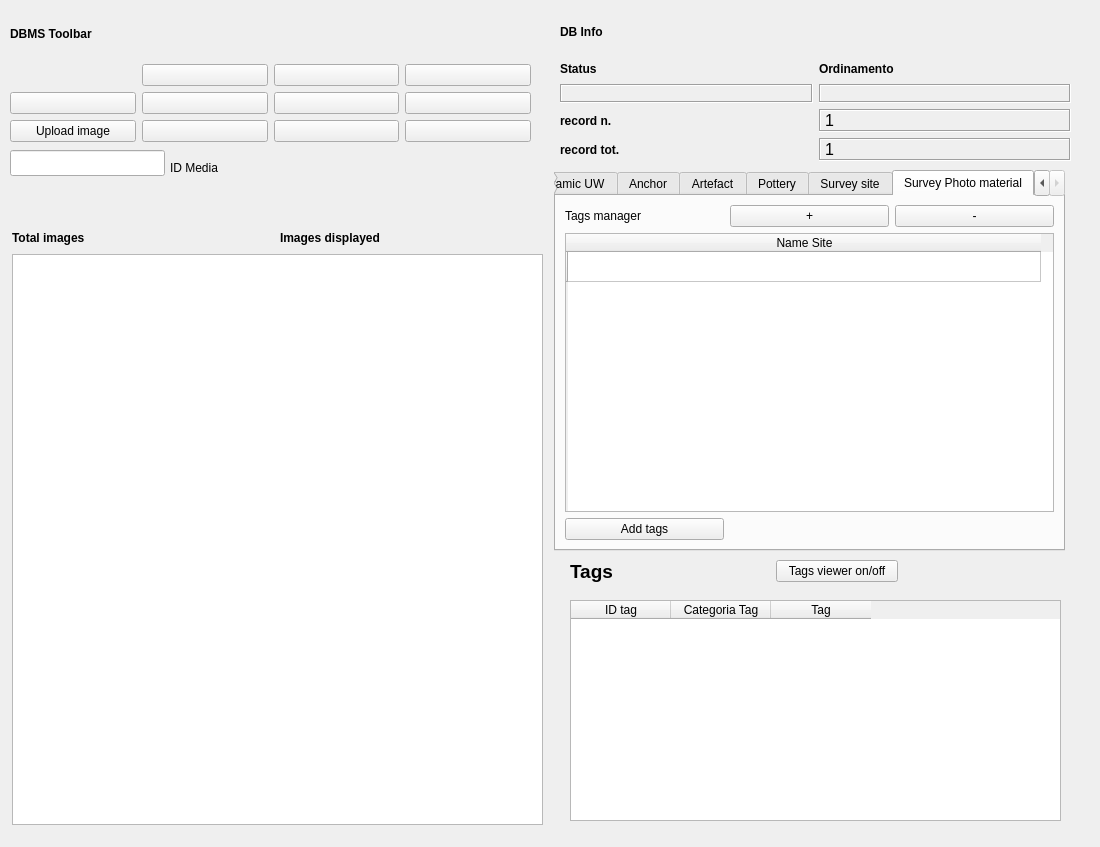
<?xml version="1.0" encoding="UTF-8"?>
<ui version="4.0">
 <class>DialogImageViewer</class>
 <widget class="QDialog" name="DialogImageViewer">
  <property name="geometry">
   <rect>
    <x>0</x>
    <y>0</y>
    <width>1100</width>
    <height>847</height>
   </rect>
  </property>
  <property name="windowTitle">
   <string>Dialog</string>
  </property>
  <widget class="QTabWidget" name="tabWidget">
   <property name="geometry">
    <rect>
     <x>554</x>
     <y>170</y>
     <width>511</width>
     <height>381</height>
    </rect>
   </property>
   <property name="currentIndex">
    <number>6</number>
   </property>
   <widget class="QWidget" name="tab_4">
    <attribute name="title">
     <string>Doc UW</string>
    </attribute>
    <widget class="QTableWidget" name="tableWidgetTags_MAT_3">
     <property name="geometry">
      <rect>
       <x>11</x>
       <y>45</y>
       <width>499</width>
       <height>251</height>
      </rect>
     </property>
     <row>
      <property name="text">
       <string/>
      </property>
     </row>
     <column>
      <property name="text">
       <string>Divelog_id</string>
      </property>
     </column>
     <column>
      <property name="text">
       <string>Year</string>
      </property>
     </column>
    </widget>
    <widget class="QPushButton" name="pushButton_assignTags_POT_2">
     <property name="geometry">
      <rect>
       <x>11</x>
       <y>581</y>
       <width>499</width>
       <height>28</height>
      </rect>
     </property>
     <property name="text">
      <string>Add tags</string>
     </property>
    </widget>
    <widget class="QPushButton" name="pushButton_removeRow_POT_2">
     <property name="geometry">
      <rect>
       <x>348</x>
       <y>10</y>
       <width>162</width>
       <height>28</height>
      </rect>
     </property>
     <property name="text">
      <string>-</string>
     </property>
    </widget>
    <widget class="QLabel" name="label_7">
     <property name="geometry">
      <rect>
       <x>11</x>
       <y>10</y>
       <width>162</width>
       <height>28</height>
      </rect>
     </property>
     <property name="text">
      <string>Tags manager</string>
     </property>
    </widget>
    <widget class="QPushButton" name="pushButton_addRow_POT_2">
     <property name="geometry">
      <rect>
       <x>180</x>
       <y>10</y>
       <width>161</width>
       <height>28</height>
      </rect>
     </property>
     <property name="text">
      <string>+</string>
     </property>
    </widget>
    <widget class="QPushButton" name="pushButton_assignTags_docuw">
     <property name="geometry">
      <rect>
       <x>10</x>
       <y>300</y>
       <width>93</width>
       <height>28</height>
      </rect>
     </property>
     <property name="text">
      <string>Add tags</string>
     </property>
    </widget>
   </widget>
   <widget class="QWidget" name="tab">
    <attribute name="title">
     <string>Panoramic UW</string>
    </attribute>
    <widget class="QPushButton" name="pushButton_assignTags_POT_4">
     <property name="geometry">
      <rect>
       <x>10</x>
       <y>580</y>
       <width>499</width>
       <height>28</height>
      </rect>
     </property>
     <property name="text">
      <string>Add tags</string>
     </property>
    </widget>
    <widget class="QTableWidget" name="tableWidgetTags_MAT_5">
     <property name="geometry">
      <rect>
       <x>10</x>
       <y>44</y>
       <width>499</width>
       <height>251</height>
      </rect>
     </property>
     <row>
      <property name="text">
       <string/>
      </property>
     </row>
     <column>
      <property name="text">
       <string>Divelog_id</string>
      </property>
     </column>
     <column>
      <property name="text">
       <string>Year</string>
      </property>
     </column>
    </widget>
    <widget class="QPushButton" name="pushButton_addRow_POT_4">
     <property name="geometry">
      <rect>
       <x>179</x>
       <y>9</y>
       <width>161</width>
       <height>28</height>
      </rect>
     </property>
     <property name="text">
      <string>+</string>
     </property>
    </widget>
    <widget class="QPushButton" name="pushButton_removeRow_POT_4">
     <property name="geometry">
      <rect>
       <x>347</x>
       <y>9</y>
       <width>162</width>
       <height>28</height>
      </rect>
     </property>
     <property name="text">
      <string>-</string>
     </property>
    </widget>
    <widget class="QLabel" name="label_11">
     <property name="geometry">
      <rect>
       <x>10</x>
       <y>9</y>
       <width>162</width>
       <height>28</height>
      </rect>
     </property>
     <property name="text">
      <string>Tags manager</string>
     </property>
    </widget>
    <widget class="QPushButton" name="pushButton_assignTags_panouw">
     <property name="geometry">
      <rect>
       <x>10</x>
       <y>300</y>
       <width>93</width>
       <height>28</height>
      </rect>
     </property>
     <property name="text">
      <string>Add tags</string>
     </property>
    </widget>
   </widget>
   <widget class="QWidget" name="tab_2">
    <attribute name="title">
     <string>Anchor</string>
    </attribute>
    <widget class="QPushButton" name="pushButton_removeRow_POT_8">
     <property name="geometry">
      <rect>
       <x>347</x>
       <y>9</y>
       <width>162</width>
       <height>28</height>
      </rect>
     </property>
     <property name="text">
      <string>-</string>
     </property>
    </widget>
    <widget class="QTableWidget" name="tableWidgetTags_MAT_9">
     <property name="geometry">
      <rect>
       <x>10</x>
       <y>44</y>
       <width>499</width>
       <height>241</height>
      </rect>
     </property>
     <row>
      <property name="text">
       <string/>
      </property>
     </row>
     <column>
      <property name="text">
       <string>Anchor ID</string>
      </property>
     </column>
    </widget>
    <widget class="QPushButton" name="pushButton_addRow_POT_8">
     <property name="geometry">
      <rect>
       <x>179</x>
       <y>9</y>
       <width>161</width>
       <height>28</height>
      </rect>
     </property>
     <property name="text">
      <string>+</string>
     </property>
    </widget>
    <widget class="QLabel" name="label_27">
     <property name="geometry">
      <rect>
       <x>10</x>
       <y>9</y>
       <width>162</width>
       <height>28</height>
      </rect>
     </property>
     <property name="text">
      <string>Tags manager</string>
     </property>
    </widget>
    <widget class="QPushButton" name="pushButton_assignTags_POT_8">
     <property name="geometry">
      <rect>
       <x>10</x>
       <y>580</y>
       <width>499</width>
       <height>28</height>
      </rect>
     </property>
     <property name="text">
      <string>Add tags</string>
     </property>
    </widget>
    <widget class="QPushButton" name="pushButton_assignTags_anchor">
     <property name="geometry">
      <rect>
       <x>10</x>
       <y>300</y>
       <width>93</width>
       <height>28</height>
      </rect>
     </property>
     <property name="text">
      <string>Add tags</string>
     </property>
    </widget>
   </widget>
   <widget class="QWidget" name="tab_5">
    <attribute name="title">
     <string>Artefact</string>
    </attribute>
    <widget class="QPushButton" name="pushButton_addRow_POT_3">
     <property name="geometry">
      <rect>
       <x>179</x>
       <y>10</y>
       <width>161</width>
       <height>28</height>
      </rect>
     </property>
     <property name="text">
      <string>+</string>
     </property>
    </widget>
    <widget class="QTableWidget" name="tableWidgetTags_MAT_4">
     <property name="geometry">
      <rect>
       <x>10</x>
       <y>45</y>
       <width>499</width>
       <height>251</height>
      </rect>
     </property>
     <row>
      <property name="text">
       <string/>
      </property>
     </row>
     <column>
      <property name="text">
       <string>Artefact ID</string>
      </property>
     </column>
    </widget>
    <widget class="QPushButton" name="pushButton_removeRow_POT_3">
     <property name="geometry">
      <rect>
       <x>347</x>
       <y>10</y>
       <width>162</width>
       <height>28</height>
      </rect>
     </property>
     <property name="text">
      <string>-</string>
     </property>
    </widget>
    <widget class="QPushButton" name="pushButton_assignTags_POT_3">
     <property name="geometry">
      <rect>
       <x>10</x>
       <y>581</y>
       <width>499</width>
       <height>28</height>
      </rect>
     </property>
     <property name="text">
      <string>Add tags</string>
     </property>
    </widget>
    <widget class="QLabel" name="label_8">
     <property name="geometry">
      <rect>
       <x>10</x>
       <y>10</y>
       <width>162</width>
       <height>28</height>
      </rect>
     </property>
     <property name="text">
      <string>Tags manager</string>
     </property>
    </widget>
    <widget class="QPushButton" name="pushButton_assignTags_artefact">
     <property name="geometry">
      <rect>
       <x>10</x>
       <y>300</y>
       <width>93</width>
       <height>28</height>
      </rect>
     </property>
     <property name="text">
      <string>Add tags</string>
     </property>
    </widget>
   </widget>
   <widget class="QWidget" name="tab_10">
    <attribute name="title">
     <string>Pottery</string>
    </attribute>
    <widget class="QLabel" name="label_28">
     <property name="geometry">
      <rect>
       <x>11</x>
       <y>10</y>
       <width>162</width>
       <height>28</height>
      </rect>
     </property>
     <property name="text">
      <string>Tags manager</string>
     </property>
    </widget>
    <widget class="QTableWidget" name="tableWidgetTags_MAT_10">
     <property name="geometry">
      <rect>
       <x>11</x>
       <y>45</y>
       <width>499</width>
       <height>251</height>
      </rect>
     </property>
     <row>
      <property name="text">
       <string/>
      </property>
     </row>
     <column>
      <property name="text">
       <string>Pottery ID</string>
      </property>
     </column>
    </widget>
    <widget class="QPushButton" name="pushButton_removeRow_POT_9">
     <property name="geometry">
      <rect>
       <x>348</x>
       <y>10</y>
       <width>162</width>
       <height>28</height>
      </rect>
     </property>
     <property name="text">
      <string>-</string>
     </property>
    </widget>
    <widget class="QPushButton" name="pushButton_assignTags_POT_9">
     <property name="geometry">
      <rect>
       <x>11</x>
       <y>581</y>
       <width>499</width>
       <height>28</height>
      </rect>
     </property>
     <property name="text">
      <string>Add tags</string>
     </property>
    </widget>
    <widget class="QPushButton" name="pushButton_addRow_POT_9">
     <property name="geometry">
      <rect>
       <x>180</x>
       <y>10</y>
       <width>161</width>
       <height>28</height>
      </rect>
     </property>
     <property name="text">
      <string>+</string>
     </property>
    </widget>
    <widget class="QPushButton" name="pushButton_assignTags_pottery">
     <property name="geometry">
      <rect>
       <x>10</x>
       <y>300</y>
       <width>93</width>
       <height>28</height>
      </rect>
     </property>
     <property name="text">
      <string>Add tags</string>
     </property>
    </widget>
   </widget>
   <widget class="QWidget" name="tab_3">
    <attribute name="title">
     <string>Survey site</string>
    </attribute>
    <widget class="QPushButton" name="pushButton_removeRow_POT_10">
     <property name="geometry">
      <rect>
       <x>338</x>
       <y>10</y>
       <width>162</width>
       <height>28</height>
      </rect>
     </property>
     <property name="text">
      <string>-</string>
     </property>
    </widget>
    <widget class="QTableWidget" name="tableWidgetTags_MAT_11">
     <property name="geometry">
      <rect>
       <x>1</x>
       <y>45</y>
       <width>499</width>
       <height>251</height>
      </rect>
     </property>
     <attribute name="horizontalHeaderDefaultSectionSize">
      <number>488</number>
     </attribute>
     <attribute name="horizontalHeaderMinimumSectionSize">
      <number>55</number>
     </attribute>
     <row>
      <property name="text">
       <string/>
      </property>
     </row>
     <column>
      <property name="text">
       <string>Name Site</string>
      </property>
     </column>
    </widget>
    <widget class="QLabel" name="label_32">
     <property name="geometry">
      <rect>
       <x>1</x>
       <y>10</y>
       <width>162</width>
       <height>28</height>
      </rect>
     </property>
     <property name="text">
      <string>Tags manager</string>
     </property>
    </widget>
    <widget class="QPushButton" name="pushButton_addRow_POT_10">
     <property name="geometry">
      <rect>
       <x>170</x>
       <y>10</y>
       <width>161</width>
       <height>28</height>
      </rect>
     </property>
     <property name="text">
      <string>+</string>
     </property>
    </widget>
    <widget class="QPushButton" name="pushButton_assignTags_survey">
     <property name="geometry">
      <rect>
       <x>0</x>
       <y>300</y>
       <width>93</width>
       <height>28</height>
      </rect>
     </property>
     <property name="text">
      <string>Add tags</string>
     </property>
    </widget>
   </widget>
   <widget class="QWidget" name="tab_6">
    <attribute name="title">
     <string>Survey Photo material</string>
    </attribute>
    <layout class="QGridLayout" name="gridLayout">
     <item row="0" column="0">
      <widget class="QLabel" name="label_33">
       <property name="text">
        <string>Tags manager</string>
       </property>
      </widget>
     </item>
     <item row="0" column="1">
      <widget class="QPushButton" name="pushButton_addRow_POT_11">
       <property name="text">
        <string>+</string>
       </property>
      </widget>
     </item>
     <item row="0" column="2">
      <widget class="QPushButton" name="pushButton_removeRow_POT_11">
       <property name="text">
        <string>-</string>
       </property>
      </widget>
     </item>
     <item row="1" column="0" colspan="3">
      <widget class="QTableWidget" name="tableWidgetTags_MAT_12">
       <attribute name="horizontalHeaderDefaultSectionSize">
        <number>473</number>
       </attribute>
       <row>
        <property name="text">
         <string/>
        </property>
       </row>
       <column>
        <property name="text">
         <string>Name Site</string>
        </property>
       </column>
      </widget>
     </item>
     <item row="2" column="0">
      <widget class="QPushButton" name="pushButton_assignTags_survey_2">
       <property name="text">
        <string>Add tags</string>
       </property>
      </widget>
     </item>
    </layout>
   </widget>
  </widget>
  <widget class="QWidget" name="layoutWidget">
   <property name="geometry">
    <rect>
     <x>10</x>
     <y>10</y>
     <width>521</width>
     <height>132</height>
    </rect>
   </property>
   <layout class="QGridLayout" name="gridLayout_4">
    <item row="0" column="0">
     <widget class="QLabel" name="label_29">
      <property name="sizePolicy">
       <sizepolicy hsizetype="Minimum" vsizetype="Preferred">
        <horstretch>0</horstretch>
        <verstretch>0</verstretch>
       </sizepolicy>
      </property>
      <property name="minimumSize">
       <size>
        <width>0</width>
        <height>20</height>
       </size>
      </property>
      <property name="font">
       <font>
        <weight>75</weight>
        <bold>true</bold>
       </font>
      </property>
      <property name="text">
       <string>DBMS Toolbar</string>
      </property>
     </widget>
    </item>
    <item row="5" column="0" colspan="2">
     <layout class="QGridLayout" name="gridLayout_5">
      <item row="1" column="3">
       <widget class="QPushButton" name="pushButton_last_rec">
        <property name="sizePolicy">
         <sizepolicy hsizetype="Minimum" vsizetype="Fixed">
          <horstretch>0</horstretch>
          <verstretch>0</verstretch>
         </sizepolicy>
        </property>
        <property name="toolTip">
         <string>Last rec</string>
        </property>
        <property name="text">
         <string/>
        </property>
        <property name="icon">
         <iconset resource="../../resources/resources.qrc">
          <normaloff>:/icons/7_rightArrows.png</normaloff>:/icons/7_rightArrows.png</iconset>
        </property>
       </widget>
      </item>
      <item row="1" column="2">
       <widget class="QPushButton" name="pushButton_next_rec">
        <property name="sizePolicy">
         <sizepolicy hsizetype="Minimum" vsizetype="Fixed">
          <horstretch>0</horstretch>
          <verstretch>0</verstretch>
         </sizepolicy>
        </property>
        <property name="toolTip">
         <string>Next rec</string>
        </property>
        <property name="text">
         <string/>
        </property>
        <property name="icon">
         <iconset resource="../../resources/resources.qrc">
          <normaloff>:/icons/6_rightArrow.png</normaloff>:/icons/6_rightArrow.png</iconset>
        </property>
       </widget>
      </item>
      <item row="1" column="0">
       <widget class="QPushButton" name="pushButton_first_rec">
        <property name="sizePolicy">
         <sizepolicy hsizetype="Minimum" vsizetype="Fixed">
          <horstretch>0</horstretch>
          <verstretch>0</verstretch>
         </sizepolicy>
        </property>
        <property name="toolTip">
         <string>First rec</string>
        </property>
        <property name="text">
         <string/>
        </property>
        <property name="icon">
         <iconset resource="../../resources/resources.qrc">
          <normaloff>:/icons/5_leftArrows.png</normaloff>:/icons/5_leftArrows.png</iconset>
        </property>
       </widget>
      </item>
      <item row="3" column="0">
       <widget class="QPushButton" name="pushButton_chose_dir">
        <property name="sizePolicy">
         <sizepolicy hsizetype="Minimum" vsizetype="Fixed">
          <horstretch>0</horstretch>
          <verstretch>0</verstretch>
         </sizepolicy>
        </property>
        <property name="text">
         <string>Upload image</string>
        </property>
       </widget>
      </item>
      <item row="3" column="3">
       <widget class="QPushButton" name="pushButton_delete">
        <property name="sizePolicy">
         <sizepolicy hsizetype="Minimum" vsizetype="Fixed">
          <horstretch>0</horstretch>
          <verstretch>0</verstretch>
         </sizepolicy>
        </property>
        <property name="font">
         <font>
          <pointsize>9</pointsize>
         </font>
        </property>
        <property name="toolTip">
         <string>Delete record</string>
        </property>
        <property name="text">
         <string/>
        </property>
        <property name="icon">
         <iconset resource="../../resources/resources.qrc">
          <normaloff>:/icons/delete.png</normaloff>:/icons/delete.png</iconset>
        </property>
       </widget>
      </item>
      <item row="3" column="1">
       <widget class="QPushButton" name="pushButton_new_search">
        <property name="sizePolicy">
         <sizepolicy hsizetype="Minimum" vsizetype="Fixed">
          <horstretch>0</horstretch>
          <verstretch>0</verstretch>
         </sizepolicy>
        </property>
        <property name="font">
         <font>
          <pointsize>9</pointsize>
         </font>
        </property>
        <property name="toolTip">
         <string>new search</string>
        </property>
        <property name="text">
         <string/>
        </property>
        <property name="icon">
         <iconset resource="../../resources/resources.qrc">
          <normaloff>:/icons/new_search.png</normaloff>:/icons/new_search.png</iconset>
        </property>
       </widget>
      </item>
      <item row="3" column="2">
       <widget class="QPushButton" name="pushButton_search_go">
        <property name="sizePolicy">
         <sizepolicy hsizetype="Minimum" vsizetype="Fixed">
          <horstretch>0</horstretch>
          <verstretch>0</verstretch>
         </sizepolicy>
        </property>
        <property name="font">
         <font>
          <pointsize>9</pointsize>
         </font>
        </property>
        <property name="toolTip">
         <string>search !!!</string>
        </property>
        <property name="text">
         <string/>
        </property>
        <property name="icon">
         <iconset resource="../../resources/resources.qrc">
          <normaloff>:/icons/search.png</normaloff>:/icons/search.png</iconset>
        </property>
       </widget>
      </item>
      <item row="0" column="3">
       <widget class="QPushButton" name="pushButton_sort">
        <property name="sizePolicy">
         <sizepolicy hsizetype="Minimum" vsizetype="Fixed">
          <horstretch>0</horstretch>
          <verstretch>0</verstretch>
         </sizepolicy>
        </property>
        <property name="font">
         <font>
          <pointsize>9</pointsize>
         </font>
        </property>
        <property name="toolTip">
         <string>Order by</string>
        </property>
        <property name="text">
         <string/>
        </property>
        <property name="icon">
         <iconset resource="../../resources/resources.qrc">
          <normaloff>:/icons/sort.png</normaloff>:/icons/sort.png</iconset>
        </property>
       </widget>
      </item>
      <item row="0" column="2">
       <widget class="QPushButton" name="pushButton_view_all">
        <property name="sizePolicy">
         <sizepolicy hsizetype="Minimum" vsizetype="Fixed">
          <horstretch>0</horstretch>
          <verstretch>0</verstretch>
         </sizepolicy>
        </property>
        <property name="font">
         <font>
          <pointsize>9</pointsize>
         </font>
        </property>
        <property name="toolTip">
         <string>View alls records</string>
        </property>
        <property name="text">
         <string/>
        </property>
        <property name="icon">
         <iconset resource="../../resources/resources.qrc">
          <normaloff>:/icons/view_all.png</normaloff>:/icons/view_all.png</iconset>
        </property>
       </widget>
      </item>
      <item row="1" column="1">
       <widget class="QPushButton" name="pushButton_prev_rec">
        <property name="sizePolicy">
         <sizepolicy hsizetype="Minimum" vsizetype="Fixed">
          <horstretch>0</horstretch>
          <verstretch>0</verstretch>
         </sizepolicy>
        </property>
        <property name="toolTip">
         <string>Prev rec</string>
        </property>
        <property name="text">
         <string/>
        </property>
        <property name="icon">
         <iconset resource="../../resources/resources.qrc">
          <normaloff>:/icons/4_leftArrow.png</normaloff>:/icons/4_leftArrow.png</iconset>
        </property>
       </widget>
      </item>
      <item row="0" column="1">
       <widget class="QPushButton" name="pushButton_save">
        <property name="sizePolicy">
         <sizepolicy hsizetype="Minimum" vsizetype="Fixed">
          <horstretch>0</horstretch>
          <verstretch>0</verstretch>
         </sizepolicy>
        </property>
        <property name="font">
         <font>
          <pointsize>9</pointsize>
         </font>
        </property>
        <property name="toolTip">
         <string>Save</string>
        </property>
        <property name="text">
         <string/>
        </property>
        <property name="icon">
         <iconset resource="../../resources/resources.qrc">
          <normaloff>:/icons/b_save.png</normaloff>:/icons/b_save.png</iconset>
        </property>
        <property name="autoDefault">
         <bool>false</bool>
        </property>
       </widget>
      </item>
     </layout>
    </item>
   </layout>
  </widget>
  <widget class="QWidget" name="layoutWidget_2">
   <property name="geometry">
    <rect>
     <x>560</x>
     <y>10</y>
     <width>511</width>
     <height>151</height>
    </rect>
   </property>
   <layout class="QGridLayout" name="gridLayout_6">
    <item row="0" column="0">
     <widget class="QLabel" name="label_42">
      <property name="font">
       <font>
        <weight>75</weight>
        <bold>true</bold>
       </font>
      </property>
      <property name="autoFillBackground">
       <bool>true</bool>
      </property>
      <property name="text">
       <string>DB Info</string>
      </property>
     </widget>
    </item>
    <item row="2" column="0">
     <layout class="QGridLayout" name="gridLayout_3">
      <item row="1" column="1">
       <widget class="QLabel" name="label_rec_tot">
        <property name="font">
         <font>
          <family>Microsoft Sans Serif</family>
          <pointsize>12</pointsize>
         </font>
        </property>
        <property name="cursor">
         <cursorShape>ForbiddenCursor</cursorShape>
        </property>
        <property name="mouseTracking">
         <bool>false</bool>
        </property>
        <property name="contextMenuPolicy">
         <enum>Qt::DefaultContextMenu</enum>
        </property>
        <property name="frameShape">
         <enum>QFrame::Box</enum>
        </property>
        <property name="frameShadow">
         <enum>QFrame::Sunken</enum>
        </property>
        <property name="text">
         <string>1</string>
        </property>
       </widget>
      </item>
      <item row="0" column="1">
       <widget class="QLabel" name="label_rec_corrente">
        <property name="font">
         <font>
          <family>Microsoft Sans Serif</family>
          <pointsize>12</pointsize>
         </font>
        </property>
        <property name="cursor">
         <cursorShape>ForbiddenCursor</cursorShape>
        </property>
        <property name="mouseTracking">
         <bool>false</bool>
        </property>
        <property name="contextMenuPolicy">
         <enum>Qt::DefaultContextMenu</enum>
        </property>
        <property name="frameShape">
         <enum>QFrame::Box</enum>
        </property>
        <property name="frameShadow">
         <enum>QFrame::Sunken</enum>
        </property>
        <property name="text">
         <string>1</string>
        </property>
       </widget>
      </item>
      <item row="0" column="0">
       <widget class="QLabel" name="label_30">
        <property name="font">
         <font>
          <pointsize>9</pointsize>
          <weight>75</weight>
          <bold>true</bold>
         </font>
        </property>
        <property name="text">
         <string>record n.</string>
        </property>
        <property name="margin">
         <number>0</number>
        </property>
       </widget>
      </item>
      <item row="1" column="0">
       <widget class="QLabel" name="label_31">
        <property name="font">
         <font>
          <pointsize>9</pointsize>
          <weight>75</weight>
          <bold>true</bold>
         </font>
        </property>
        <property name="text">
         <string>record tot.</string>
        </property>
        <property name="margin">
         <number>0</number>
        </property>
       </widget>
      </item>
     </layout>
    </item>
    <item row="1" column="0">
     <layout class="QGridLayout" name="gridLayout_7">
      <item row="0" column="0">
       <widget class="QLabel" name="label_34">
        <property name="font">
         <font>
          <pointsize>9</pointsize>
          <weight>75</weight>
          <bold>true</bold>
         </font>
        </property>
        <property name="text">
         <string>Status</string>
        </property>
        <property name="margin">
         <number>0</number>
        </property>
       </widget>
      </item>
      <item row="0" column="1">
       <widget class="QLabel" name="label_43">
        <property name="font">
         <font>
          <pointsize>9</pointsize>
          <weight>75</weight>
          <bold>true</bold>
         </font>
        </property>
        <property name="text">
         <string>Ordinamento</string>
        </property>
        <property name="margin">
         <number>0</number>
        </property>
       </widget>
      </item>
      <item row="1" column="1">
       <widget class="QLabel" name="label_sort">
        <property name="minimumSize">
         <size>
          <width>40</width>
          <height>0</height>
         </size>
        </property>
        <property name="sizeIncrement">
         <size>
          <width>40</width>
          <height>0</height>
         </size>
        </property>
        <property name="baseSize">
         <size>
          <width>40</width>
          <height>0</height>
         </size>
        </property>
        <property name="font">
         <font>
          <pointsize>10</pointsize>
          <weight>75</weight>
          <bold>true</bold>
         </font>
        </property>
        <property name="cursor">
         <cursorShape>ForbiddenCursor</cursorShape>
        </property>
        <property name="mouseTracking">
         <bool>false</bool>
        </property>
        <property name="contextMenuPolicy">
         <enum>Qt::DefaultContextMenu</enum>
        </property>
        <property name="frameShape">
         <enum>QFrame::Box</enum>
        </property>
        <property name="frameShadow">
         <enum>QFrame::Sunken</enum>
        </property>
        <property name="text">
         <string/>
        </property>
        <property name="alignment">
         <set>Qt::AlignCenter</set>
        </property>
        <property name="margin">
         <number>0</number>
        </property>
       </widget>
      </item>
      <item row="1" column="0">
       <widget class="QLabel" name="label_status">
        <property name="minimumSize">
         <size>
          <width>50</width>
          <height>0</height>
         </size>
        </property>
        <property name="font">
         <font>
          <pointsize>9</pointsize>
          <weight>75</weight>
          <bold>true</bold>
         </font>
        </property>
        <property name="cursor">
         <cursorShape>ForbiddenCursor</cursorShape>
        </property>
        <property name="mouseTracking">
         <bool>false</bool>
        </property>
        <property name="contextMenuPolicy">
         <enum>Qt::DefaultContextMenu</enum>
        </property>
        <property name="frameShape">
         <enum>QFrame::Box</enum>
        </property>
        <property name="frameShadow">
         <enum>QFrame::Sunken</enum>
        </property>
        <property name="text">
         <string/>
        </property>
        <property name="alignment">
         <set>Qt::AlignCenter</set>
        </property>
        <property name="margin">
         <number>0</number>
        </property>
       </widget>
      </item>
     </layout>
    </item>
   </layout>
  </widget>
  <widget class="QToolButton" name="toolButton_tags_on_off">
   <property name="geometry">
    <rect>
     <x>776</x>
     <y>560</y>
     <width>122</width>
     <height>22</height>
    </rect>
   </property>
   <property name="focusPolicy">
    <enum>Qt::TabFocus</enum>
   </property>
   <property name="toolTip">
    <string>Attiva/disattiva la visualizzazione dei tags</string>
   </property>
   <property name="text">
    <string>Tags viewer on/off</string>
   </property>
   <property name="checkable">
    <bool>true</bool>
   </property>
   <property name="autoRepeatDelay">
    <number>300</number>
   </property>
   <property name="toolButtonStyle">
    <enum>Qt::ToolButtonIconOnly</enum>
   </property>
  </widget>
  <widget class="QTableWidget" name="tableWidget_tags">
   <property name="geometry">
    <rect>
     <x>570</x>
     <y>600</y>
     <width>491</width>
     <height>221</height>
    </rect>
   </property>
   <column>
    <property name="text">
     <string>ID tag</string>
    </property>
    <property name="background">
     <color>
      <red>255</red>
      <green>255</green>
      <blue>255</blue>
     </color>
    </property>
   </column>
   <column>
    <property name="text">
     <string>Categoria Tag</string>
    </property>
    <property name="background">
     <color>
      <red>255</red>
      <green>255</green>
      <blue>255</blue>
     </color>
    </property>
   </column>
   <column>
    <property name="text">
     <string>Tag</string>
    </property>
    <property name="background">
     <color>
      <red>24</red>
      <green>183</green>
      <blue>240</blue>
     </color>
    </property>
   </column>
  </widget>
  <widget class="QLabel" name="label_5">
   <property name="geometry">
    <rect>
     <x>570</x>
     <y>557</y>
     <width>54</width>
     <height>28</height>
    </rect>
   </property>
   <property name="font">
    <font>
     <pointsize>14</pointsize>
     <weight>75</weight>
     <bold>true</bold>
    </font>
   </property>
   <property name="text">
    <string>Tags</string>
   </property>
  </widget>
  <widget class="QLineEdit" name="lineEdit_id_media">
   <property name="geometry">
    <rect>
     <x>10</x>
     <y>150</y>
     <width>155</width>
     <height>26</height>
    </rect>
   </property>
  </widget>
  <widget class="QLabel" name="label_9">
   <property name="geometry">
    <rect>
     <x>170</x>
     <y>160</y>
     <width>53</width>
     <height>16</height>
    </rect>
   </property>
   <property name="text">
    <string>ID Media</string>
   </property>
  </widget>
  <widget class="QLabel" name="label_2">
   <property name="geometry">
    <rect>
     <x>12</x>
     <y>230</y>
     <width>231</width>
     <height>16</height>
    </rect>
   </property>
   <property name="font">
    <font>
     <weight>75</weight>
     <bold>true</bold>
    </font>
   </property>
   <property name="text">
    <string>Total images</string>
   </property>
  </widget>
  <widget class="QLabel" name="label_num_tot_immagini">
   <property name="geometry">
    <rect>
     <x>110</x>
     <y>230</y>
     <width>131</width>
     <height>16</height>
    </rect>
   </property>
   <property name="text">
    <string/>
   </property>
  </widget>
  <widget class="QLabel" name="label_4">
   <property name="geometry">
    <rect>
     <x>280</x>
     <y>230</y>
     <width>201</width>
     <height>16</height>
    </rect>
   </property>
   <property name="font">
    <font>
     <weight>75</weight>
     <bold>true</bold>
    </font>
   </property>
   <property name="text">
    <string>Images displayed</string>
   </property>
  </widget>
  <widget class="QLabel" name="label_img_visualizzate">
   <property name="geometry">
    <rect>
     <x>410</x>
     <y>230</y>
     <width>131</width>
     <height>16</height>
    </rect>
   </property>
   <property name="text">
    <string/>
   </property>
  </widget>
  <widget class="QListWidget" name="iconListWidget">
   <property name="geometry">
    <rect>
     <x>12</x>
     <y>254</y>
     <width>531</width>
     <height>571</height>
    </rect>
   </property>
   <property name="frameShape">
    <enum>QFrame::StyledPanel</enum>
   </property>
   <property name="frameShadow">
    <enum>QFrame::Sunken</enum>
   </property>
   <property name="lineWidth">
    <number>2</number>
   </property>
   <property name="midLineWidth">
    <number>2</number>
   </property>
   <property name="showDropIndicator" stdset="0">
    <bool>false</bool>
   </property>
   <property name="selectionMode">
    <enum>QAbstractItemView::NoSelection</enum>
   </property>
   <property name="iconSize">
    <size>
     <width>150</width>
     <height>150</height>
    </size>
   </property>
   <property name="textElideMode">
    <enum>Qt::ElideMiddle</enum>
   </property>
   <property name="movement">
    <enum>QListView::Snap</enum>
   </property>
   <property name="resizeMode">
    <enum>QListView::Adjust</enum>
   </property>
   <property name="layoutMode">
    <enum>QListView::Batched</enum>
   </property>
   <property name="gridSize">
    <size>
     <width>154</width>
     <height>154</height>
    </size>
   </property>
   <property name="viewMode">
    <enum>QListView::IconMode</enum>
   </property>
   <property name="modelColumn">
    <number>0</number>
   </property>
   <property name="uniformItemSizes">
    <bool>false</bool>
   </property>
   <property name="batchSize">
    <number>1000</number>
   </property>
  </widget>
 </widget>
 <resources>
  <include location="../../resources/resources.qrc"/>
 </resources>
 <connections/>
</ui>
